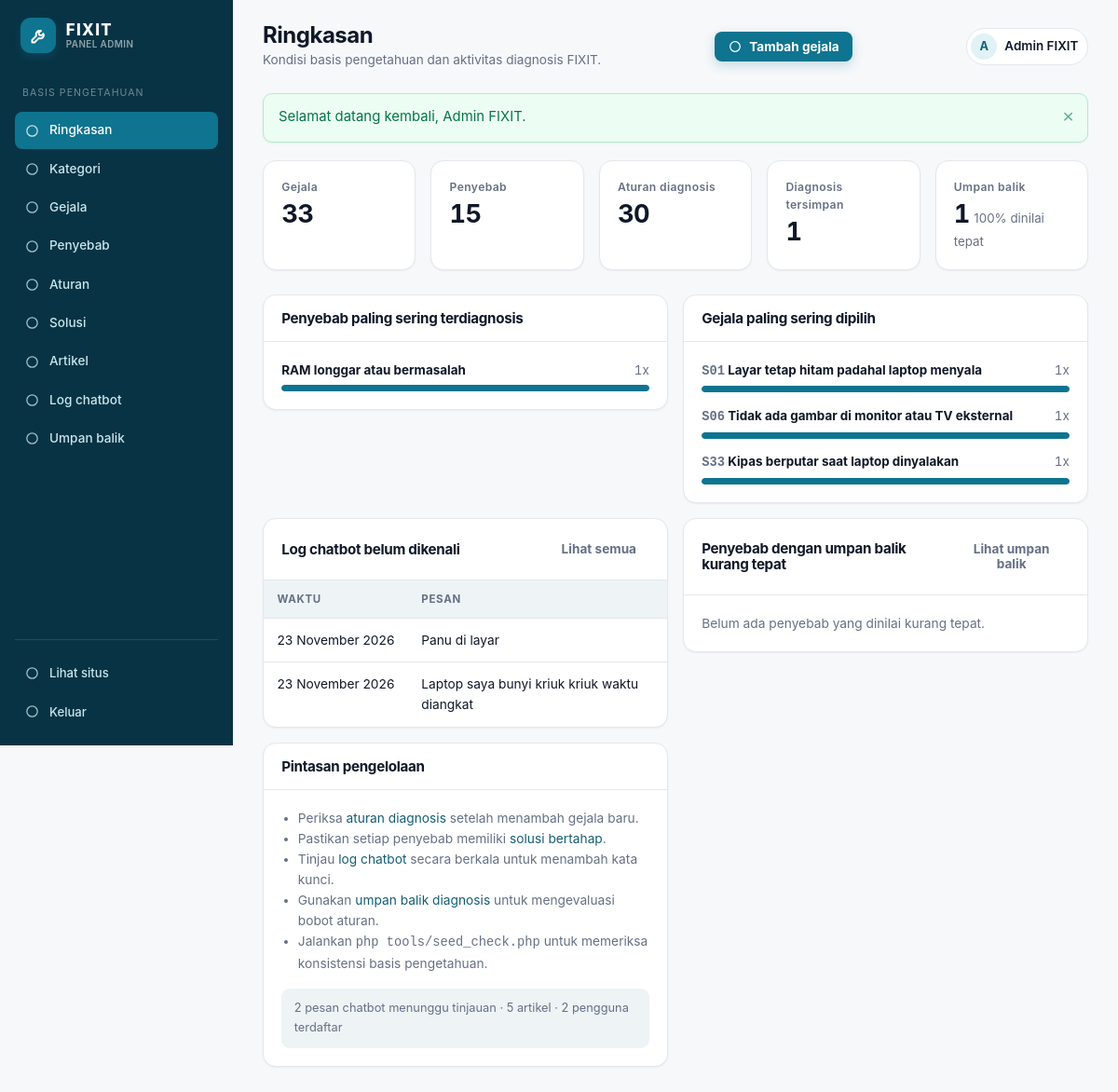
/admin/index.php (signed in), run on the app's committed database.
### tables this page shows
CREATE TABLE chat_logs (
  id INT UNSIGNED AUTO_INCREMENT PRIMARY KEY,
  user_id INT UNSIGNED NULL,
  pesan TEXT NOT NULL,
  balasan TEXT NULL,
  dikenali TINYINT(1) NOT NULL DEFAULT 0,
  waktu DATETIME NOT NULL DEFAULT CURRENT_TIMESTAMP,
  CONSTRAINT fk_chat_user FOREIGN KEY (user_id)
    REFERENCES users (id) ON DELETE SET NULL
);

### includes/classes/Repository.php (called while the page is built, shortened)
<?php
class Repository
{
    public function feedbackStats(): array
    {
        $row = $this->pdo->query(
            "SELECT COUNT(*) AS total,
                    COALESCE(SUM(penilaian = 'tepat'), 0) AS tepat,
                    COALESCE(SUM(penilaian = 'tidak_tepat'), 0) AS tidak_tepat
             FROM diagnosis_feedback"
        )->fetch() ?: [];
        $total = (int) ($row['total'] ?? 0);
        $tepat = (int) ($row['tepat'] ?? 0);
        return [
            'total'       => $total,
            'tepat'       => $tepat,
            'tidak_tepat' => (int) ($row['tidak_tepat'] ?? 0),
            'persen_tepat' => $total > 0 ? (int) round($tepat / $total * 100) : 0,
        ];
    }
    public function causesWithNegativeFeedback(int $limit = 5): array
    {
        $stmt = $this->pdo->prepare(
            "SELECT c.nama_penyebab, COUNT(*) AS jumlah
             FROM diagnosis_feedback f
             JOIN diagnosis_results dr
                ON dr.diagnosis_id = f.diagnosis_id AND dr.urutan = 1
             JOIN causes c ON c.id = dr.cause_id
             WHERE f.penilaian = 'tidak_tepat'
             GROUP BY c.id, c.nama_penyebab
             ORDER BY jumlah DESC, c.nama_penyebab
             LIMIT ?"
        );
        $stmt->bindValue(1, $limit, PDO::PARAM_INT);
        $stmt->execute();
        return $stmt->fetchAll();
    }
    public function stats(): array
    {
        return [
            'gejala'     => (int) $this->pdo->query('SELECT COUNT(*) FROM symptoms')->fetchColumn(),
            'penyebab'   => (int) $this->pdo->query('SELECT COUNT(*) FROM causes')->fetchColumn(),
            'aturan'     => (int) $this->pdo->query('SELECT COUNT(*) FROM rules')->fetchColumn(),
            'artikel'    => (int) $this->pdo->query('SELECT COUNT(*) FROM articles')->fetchColumn(),
            'diagnosis'  => (int) $this->pdo->query('SELECT COUNT(*) FROM diagnoses')->fetchColumn(),
            'umpan_balik' => (int) $this->pdo->query('SELECT COUNT(*) FROM diagnosis_feedback')->fetchColumn(),
            'pengguna'   => (int) $this->pdo->query('SELECT COUNT(*) FROM users')->fetchColumn(),
            'log_tidak_dikenali' => (int) $this->pdo->query('SELECT COUNT(*) FROM chat_logs WHERE dikenali = 0')->fetchColumn(),
        ];
    }
    public function topCauses(int $limit = 5): array
    {
        $stmt = $this->pdo->prepare(
            'SELECT c.nama_penyebab, COUNT(*) AS jumlah
             FROM diagnosis_results dr
             JOIN causes c ON c.id = dr.cause_id
             WHERE dr.urutan = 1
             GROUP BY dr.cause_id, c.nama_penyebab
             ORDER BY jumlah DESC, c.nama_penyebab
             LIMIT ?'
        );
        $stmt->bindValue(1, $limit, PDO::PARAM_INT);
        $stmt->execute();
        return $stmt->fetchAll();
    }
    public function topSymptoms(int $limit = 5): array
    {
        $stmt = $this->pdo->prepare(
            'SELECT s.kode, s.pertanyaan, COUNT(*) AS jumlah
             FROM diagnosis_details dd
             JOIN symptoms s ON s.id = dd.symptom_id
             GROUP BY dd.symptom_id, s.kode, s.pertanyaan
             ORDER BY jumlah DESC, s.kode
             LIMIT ?'
        );
        $stmt->bindValue(1, $limit, PDO::PARAM_INT);
        $stmt->execute();
        return $stmt->fetchAll();
    }
    public function unrecognizedLogs(int $limit = 100): array
    {
        $stmt = $this->pdo->prepare(
            'SELECT l.*, u.nama
             FROM chat_logs l LEFT JOIN users u ON u.id = l.user_id
             WHERE l.dikenali = 0
             ORDER BY l.waktu DESC, l.id DESC
             LIMIT ?'
        );
        $stmt->bindValue(1, $limit, PDO::PARAM_INT);
        $stmt->execute();
        return $stmt->fetchAll();
    }
}

### includes/functions.php (called while the page is built, shortened)
<?php
function e(mixed $value): string
{
    return htmlspecialchars((string) $value, ENT_QUOTES, 'UTF-8');
}
function url(string $path = ''): string
{
    return BASE_URL . '/' . ltrim($path, '/');
}
function format_tanggal(?string $datetime, bool $dengan_jam = false): string
{
    $bulan = [
        1 => 'Januari', 'Februari', 'Maret', 'April', 'Mei', 'Juni',
        'Juli', 'Agustus', 'September', 'Oktober', 'November', 'Desember',
    ];
    $ts = strtotime($datetime);
    $hasil = date('j', $ts) . ' ' . $bulan[(int) date('n', $ts)] . ' ' . date('Y', $ts);
    return $hasil;
}
function excerpt(string $html, int $limit = 150): string
{
    $teks = trim(preg_replace('/\s+/', ' ', strip_tags($html)) ?? '');
    if (mb_strlen($teks) <= $limit) {
        return $teks;
    }
    return rtrim(mb_substr($teks, 0, $limit)) . '...';
}

### admin/index.php (the view, shortened to what this page needs)
<?php
require_once __DIR__ . '/../includes/bootstrap.php';
require_once __DIR__ . '/_layout.php';
$statistik = $repo->stats();
$penyebabTeratas = $repo->topCauses(5);
$gejalaTeratas = $repo->topSymptoms(5);
$logTerbaru = $repo->unrecognizedLogs(5);
$umpanBalik = $repo->feedbackStats();
$penyebabNegatif = $repo->causesWithNegativeFeedback(5);
$maksPenyebab = 1;
foreach ($penyebabTeratas as $item) {
    $maksPenyebab = max($maksPenyebab, (int) $item['jumlah']);
}
$maksGejala = 1;
foreach ($gejalaTeratas as $item) {
    $maksGejala = max($maksGejala, (int) $item['jumlah']);
}
?>
<div class="stat-grid">
    <div class="stat-card">
        <span>Gejala</span>
        <strong><?= (int) $statistik['gejala'] ?></strong>
    </div>
    <div class="stat-card">
        <span>Penyebab</span>
        <strong><?= (int) $statistik['penyebab'] ?></strong>
    </div>
    <div class="stat-card">
        <span>Aturan diagnosis</span>
        <strong><?= (int) $statistik['aturan'] ?></strong>
    </div>
    <div class="stat-card">
        <span>Diagnosis tersimpan</span>
        <strong><?= (int) $statistik['diagnosis'] ?></strong>
    </div>
    <div class="stat-card">
        <span>Umpan balik</span>
        <strong><?= (int) $umpanBalik['total'] ?></strong>
        <small class="muted"><?= (int) $umpanBalik['persen_tepat'] ?>% dinilai tepat</small>
    </div>
</div>
<div class="admin-grid">
    <section class="panel">
        <div class="panel-head">
            <h2>Penyebab paling sering terdiagnosis</h2>
        </div>
        <div class="panel-body">
            <?php if (!$penyebabTeratas): ?>
                <p class="muted mb-0 small">Belum ada diagnosis tersimpan.</p>
            <?php else: ?>
                <div class="bar-list">
                    <?php foreach ($penyebabTeratas as $item): ?>
                        <div class="bar-row">
                            <div class="bar-row-top">
                                <strong><?= e($item['nama_penyebab']) ?></strong>
                                <span><?= (int) $item['jumlah'] ?>x</span>
                            </div>
                            <div class="bar-track">
                                <div class="bar-fill" style="width:<?= (int) round(((int) $item['jumlah'] / $maksPenyebab) * 100) ?>%"></div>
                            </div>
                        </div>
                    <?php endforeach; ?>
                </div>
            <?php endif; ?>
        </div>
    </section>
    <section class="panel">
        <div class="panel-head">
            <h2>Gejala paling sering dipilih</h2>
        </div>
        <div class="panel-body">
            <?php if (!$gejalaTeratas): ?>
                <p class="muted mb-0 small">Belum ada gejala yang tercatat pada riwayat.</p>
            <?php else: ?>
                <div class="bar-list">
                    <?php foreach ($gejalaTeratas as $item): ?>
                        <div class="bar-row">
                            <div class="bar-row-top">
                                <strong><span class="mono small"><?= e($item['kode']) ?></span> <?= e($item['pertanyaan']) ?></strong>
                                <span><?= (int) $item['jumlah'] ?>x</span>
                            </div>
                            <div class="bar-track">
                                <div class="bar-fill" style="width:<?= (int) round(((int) $item['jumlah'] / $maksGejala) * 100) ?>%"></div>
                            </div>
                        </div>
                    <?php endforeach; ?>
                </div>
            <?php endif; ?>
        </div>
    </section>
    <section class="panel">
        <div class="panel-head">
            <h2>Log chatbot belum dikenali</h2>
            <a class="btn btn-ghost btn-sm" href="<?= url('/admin/log_chat.php') ?>">Lihat semua</a>
        </div>
        <div class="panel-body flush">
            <?php if (!$logTerbaru): ?>
                <div class="table-empty">Tidak ada log yang menunggu tinjauan.</div>
            <?php else: ?>
                <table class="data-table" style="min-width:0">
                    <thead>
                        <tr>
                            <th>Waktu</th>
                            <th>Pesan</th>
                        </tr>
                    </thead>
                    <tbody>
                        <?php foreach ($logTerbaru as $log): ?>
                            <tr>
                                <td class="small nowrap"><?= e(format_tanggal($log['waktu'])) ?></td>
                                <td class="small"><?= e(excerpt($log['pesan'], 70)) ?></td>
                            </tr>
                        <?php endforeach; ?>
                    </tbody>
                </table>
            <?php endif; ?>
        </div>
    </section>
    <section class="panel">
        <div class="panel-head">
            <h2>Penyebab dengan umpan balik kurang tepat</h2>
            <a class="btn btn-ghost btn-sm" href="<?= url('/admin/umpan_balik.php') ?>">Lihat umpan balik</a>
        </div>
        <div class="panel-body">
            <?php if (!$penyebabNegatif): ?>
                <p class="muted mb-0 small">Belum ada penyebab yang dinilai kurang tepat.</p>
            <?php endif; ?>
        </div>
    </section>
    <section class="panel">
        <div class="panel-head">
            <h2>Pintasan pengelolaan</h2>
        </div>
        <div class="panel-body">
            <ul class="small" style="margin:0;padding-left:1.1rem;color:var(--muted)">
                <li>Periksa <a href="<?= url('/admin/aturan.php') ?>">aturan diagnosis</a> setelah menambah gejala baru.</li>
                <li>Pastikan setiap penyebab memiliki <a href="<?= url('/admin/solusi.php') ?>">solusi bertahap</a>.</li>
                <li>Tinjau <a href="<?= url('/admin/log_chat.php') ?>">log chatbot</a> secara berkala untuk menambah kata kunci.</li>
                <li>Gunakan <a href="<?= url('/admin/umpan_balik.php') ?>">umpan balik diagnosis</a> untuk mengevaluasi bobot aturan.</li>
                <li>Jalankan <span class="mono">php tools/seed_check.php</span> untuk memeriksa konsistensi basis pengetahuan.</li>
            </ul>
            <div class="form-note" style="margin-top:1rem;margin-bottom:0">
                <?= (int) $statistik['log_tidak_dikenali'] ?> pesan chatbot menunggu tinjauan &middot;
                <?= (int) $statistik['artikel'] ?> artikel &middot;
                <?= (int) $statistik['pengguna'] ?> pengguna terdaftar
            </div>
        </div>
    </section>
</div>

### assets/css/style.css (style rules this page uses)
:root { --bg: #f6f8fa; --surface: #ffffff; --surface-2: #eef3f5; --text: #101828; --muted: #667085; --border: #e4e7ec; --border-strong: #d0d5dd; --primary: #0e7490; --primary-dark: #155e75; --primary-soft: #e0f2f6; --primary-ink: #083344; --amber: #b45309; --risk-rendah: #15803d; --risk-rendah-bg: #ecfdf3; --risk-sedang: #b45309; --risk-sedang-bg: #fffaeb; --risk-tinggi: #b91c1c; --risk-tinggi-bg: #fef3f2; --radius: 14px; --radius-sm: 10px; --radius-lg: 20px; --shadow-sm: 0 1px 2px rgba(16, 24, 40, .05); --shadow: 0 8px 24px rgba(16, 24, 40, .07); --shadow-lg: 0 24px 48px rgba(16, 24, 40, .10); --font: -apple-system, BlinkMacSystemFont, "Segoe UI", Inter, Roboto, "Helvetica Neue", Arial, sans-serif; --mono: "Cascadia Code", "SFMono-Regular", Consolas, monospace; }
*, *::before, *::after { box-sizing: border-box; }
html { -webkit-text-size-adjust: 100%; scroll-behavior: smooth; }
body { margin: 0; background: var(--bg); color: var(--text); font-family: var(--font); font-size: 16px; line-height: 1.6; -webkit-font-smoothing: antialiased; }
a { color: var(--primary-dark); text-decoration: none; }
h1, h2, h3, h4 { margin: 0 0 .5em; line-height: 1.15; letter-spacing: -.02em; font-weight: 700; }
h2 { font-size: clamp(1.5rem, 2.6vw, 2rem); }
p { margin: 0 0 1em; }
ul, ol { margin: 0 0 1em; padding-left: 1.2em; }
.btn { display: inline-flex; align-items: center; justify-content: center; gap: .45rem; padding: .68rem 1.15rem; border: 1px solid transparent; border-radius: 10px; font-family: inherit; font-size: .95rem; font-weight: 650; line-height: 1.2; cursor: pointer; transition: transform .12s ease, background .15s ease, border-color .15s ease, box-shadow .15s ease; text-align: center; }
.btn-primary { background: var(--primary); color: #fff; box-shadow: 0 4px 12px rgba(14, 116, 144, .22); }
.btn-ghost { background: transparent; color: var(--muted); }
.btn-sm { padding: .45rem .8rem; font-size: .85rem; border-radius: 8px; }
.muted { color: var(--muted); }
.small { font-size: .86rem; }
.mono { font-family: var(--mono); }
.nowrap { white-space: nowrap; }
.mb-0 { margin-bottom: 0; }
.form-note { padding: .7rem .85rem; border-radius: 9px; background: var(--surface-2); color: var(--muted); font-size: .8rem; margin-bottom: 1rem; }
.data-table { width: 100%; border-collapse: collapse; font-size: .87rem; min-width: 620px; }
.data-table th { text-align: left; padding: .7rem .9rem; background: var(--surface-2); color: var(--muted); font-size: .72rem; letter-spacing: .06em; text-transform: uppercase; font-weight: 700; border-bottom: 1px solid var(--border); white-space: nowrap; }
.data-table td { padding: .75rem .9rem; border-bottom: 1px solid var(--border); vertical-align: top; }
.data-table tr:last-child td { border-bottom: 0; }
.admin-topbar .btn { margin-left: auto; }
.stat-grid { display: grid; grid-template-columns: repeat(auto-fit, minmax(160px, 1fr)); gap: 1rem; margin-bottom: 1.6rem; }
.stat-card { padding: 1.1rem 1.2rem; background: var(--surface); border: 1px solid var(--border); border-radius: var(--radius); box-shadow: var(--shadow-sm); }
.stat-card span { display: block; color: var(--muted); font-size: .76rem; font-weight: 600; letter-spacing: .03em; margin-bottom: .35rem; }
.stat-card strong { font-size: 1.7rem; line-height: 1; font-variant-numeric: tabular-nums; letter-spacing: -.02em; }
.admin-grid { display: grid; grid-template-columns: repeat(2, minmax(0, 1fr)); gap: 1rem; align-items: start; }
.panel { background: var(--surface); border: 1px solid var(--border); border-radius: var(--radius); box-shadow: var(--shadow-sm); overflow: hidden; }
.panel-head { display: flex; align-items: center; gap: .7rem; padding: 1rem 1.2rem; border-bottom: 1px solid var(--border); }
.panel-head h2 { font-size: .95rem; margin: 0; }
.panel-head .btn { margin-left: auto; }
.panel-body { padding: 1.2rem; }
.panel-body.flush { padding: 0; }
.bar-list { display: grid; gap: .9rem; }
.bar-row { font-size: .84rem; }
.bar-row-top { display: flex; justify-content: space-between; gap: 1rem; margin-bottom: .3rem; }
.bar-row-top span { color: var(--muted); font-variant-numeric: tabular-nums; }
.bar-track { height: 7px; border-radius: 999px; background: var(--surface-2); overflow: hidden; }
.bar-fill { height: 100%; border-radius: inherit; background: var(--primary); }

### data on the page
chat_logs: waktu "23 November 2026", pesan "Panu di layar"
chat_logs: waktu "23 November 2026", pesan "Laptop saya bunyi kriuk kriuk waktu diangkat"

### other printed values
$label "Ringkasan"
$label "Kategori"
$label "Gejala"
$label "Penyebab"
$label "Aturan"
$label "Solusi"
$label "Artikel"
$label "Log chatbot"
$label "Umpan balik"
$title "Ringkasan"
$subtitle "Kondisi basis pengetahuan dan aktivitas diagnosis FIXIT."
$actions "Tambah gejala"
mb_strtoupper(mb_substr($pengguna['nama'] ?? 'A', 0, 1)) "A"
$pengguna['nama'] "Admin FIXIT"
$flash['message'] "Selamat datang kembali, Admin FIXIT."
